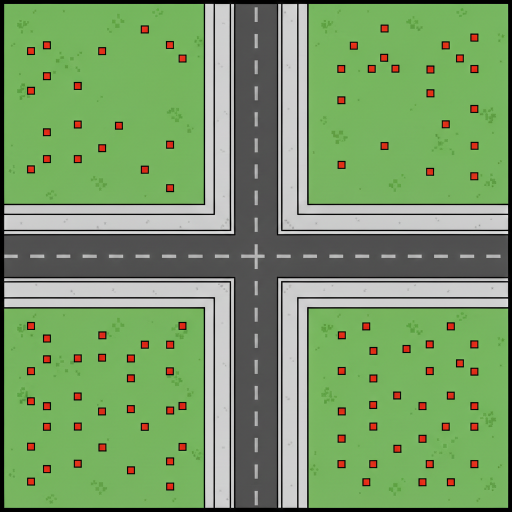
#> input picture src/assets/city_background3.png, 1024 x 1024 px, found by its file name (shown at 1/2 size)
$ python process_and_find.py
#> lines starting #> are read from the running program, lines starting #| are printed output that depends on the picture; after the words box and inside, x2 and y2 are one past the last pixel; in counts of white or black regions, pixels touching at a corner belong together
import json
from PIL import Image
import numpy as np
from scipy.ndimage import label, find_objects

def process():
    # 1. Crop the image to exactly 1008x1008 to remove the black border
    img = Image.open('src/assets/city_background3.png')
#> img is the input picture: PIL image 1024x1024 RGB; mean R, G, B 120.6, 154.6, 104.3
    cropped = img.crop((8, 8, 1016, 1016))
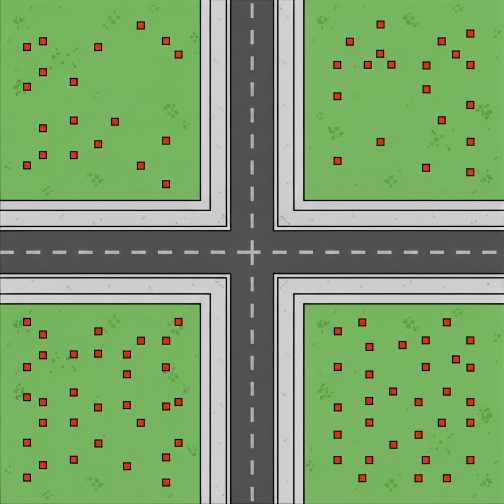
#> cropped: PIL image 1008x1008 RGB (shown at 1/2 size); mean R, G, B 124.4, 159.4, 107.5
    cropped.save('src/assets/city_background3_processed.png')
    print("Cropped image to 1008x1008 and saved as city_background3_processed.png")

    # 2. Find red plots on the processed image
    data = np.array(cropped)
    R, G, B = data[:,:,0], data[:,:,1], data[:,:,2]
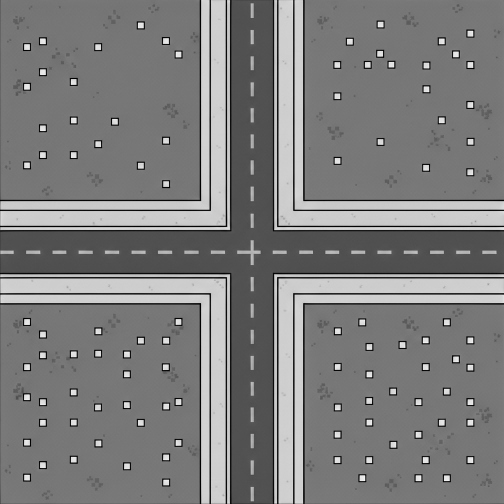
#> R: shape (1008, 1008) (shown at 1/2 size); min 0, max 255, mean 124.4
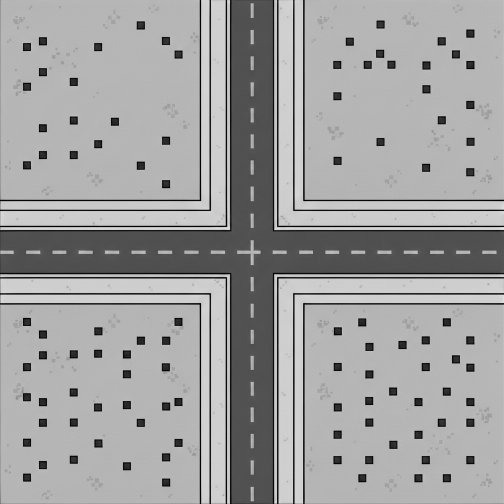
#> G: shape (1008, 1008) (shown at 1/2 size); min 0, max 239, mean 159.4
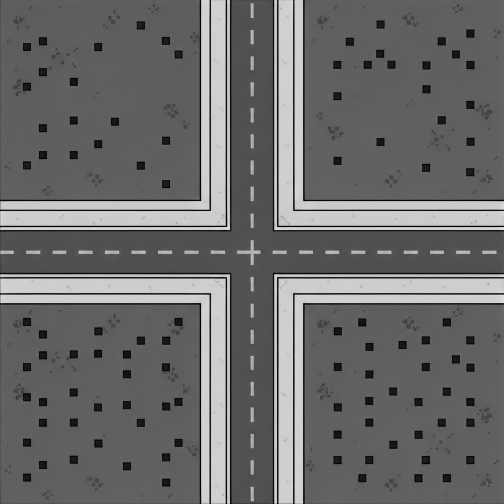
#> B: shape (1008, 1008) (shown at 1/2 size); min 0, max 243, mean 107.5

    # Detect red color
    red_mask = (R > np.maximum(G, B) + 40) & (R > 100)
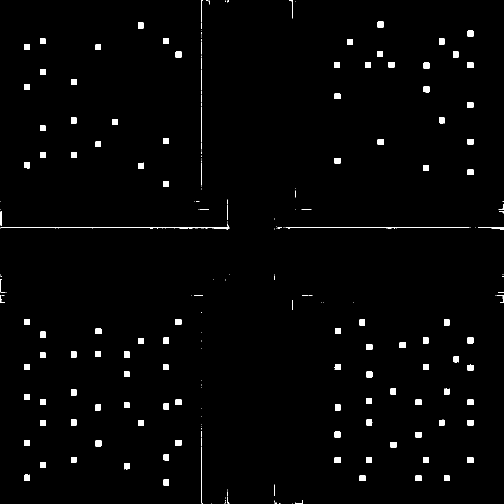
#> red_mask: shape (1008, 1008) bool (shown at 1/2 size); 1.6% white; 233 white regions (110 under 20 px), largest, box (x1, y1, x2, y2) and area: (1, 447, 459, 459) 578, (571, 455, 939, 457) 384, (755, 43, 767, 55) 143

    labels, num = label(red_mask)
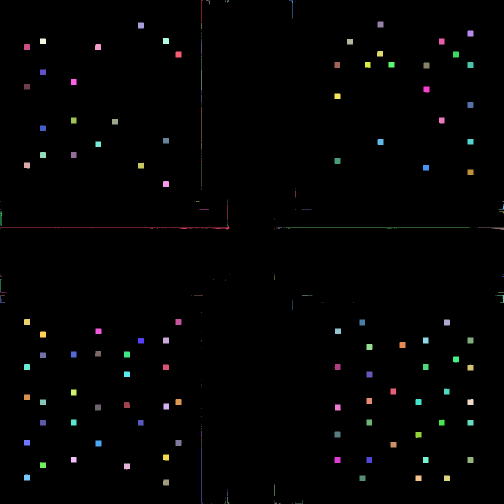
#> labels: shape (1008, 1008) int32 (shown at 1/2 size); 239 distinct labels, from 0 to 238; one colour per label, 0 black
#> num = 238
    objects = find_objects(labels)
#> objects = 238 items

    plots = []
    width = cropped.width
#> width = 1008
    height = cropped.height
#> height = 1008

    for i, slice_tuple in enumerate(objects):
        if slice_tuple is None: continue
        y_slice, x_slice = slice_tuple
        h = y_slice.stop - y_slice.start
        w = x_slice.stop - x_slice.start

        # We loosen the footprint filter to catch smaller red squares (e.g., width down to 8px)
        if 5 < w < 100 and 5 < h < 100:
            cx_px = (x_slice.start + x_slice.stop) / 2.0
            cy_px = (y_slice.start + y_slice.stop) / 2.0

            ratio_x = cx_px / width
            ratio_y = cy_px / height

            # The red squares in this image look like small residential plots
            # Let's map them all to schools/hospitals based on size.
            # If they are very small (e.g. w < 25), maybe they are houses (size 1x1)?
            # Let's see the size distribution first!
            plots.append({
                "ratioX": ratio_x,
                "ratioY": ratio_y,
                "w": w,
                "h": h
            })
#> this loop made 238 passes
#> (h, w, cx_px, cy_px, ratio_x, ratio_y) on passes 6, 9, 10, 13, 18, 19, 20, 22, 24, 25, 26, 27: (35, 8, 582, 18.5, 0.577, 0.0184), (12, 12, 761, 49, 0.755, 0.0486), (12, 12, 282, 51, 0.28, 0.0506), (12, 12, 941, 67, 0.934, 0.0665), (12, 12, 332, 82, 0.329, 0.0813), (11, 12, 86, 82.5, 0.0853, 0.0818), (12, 11, 883.5, 83, 0.876, 0.0823), (11, 12, 700, 83.5, 0.694, 0.0828), (12, 12, 54, 94, 0.0536, 0.0933), (12, 12, 196, 94, 0.194, 0.0933), (11, 12, 760, 107.5, 0.754, 0.107), (12, 12, 357, 109, 0.354, 0.108)
#> (h, w, cx_px) on pass 179: (12, 12, 357)
#> after the loop, plots = 107 items

    print(f"Found {len(plots)} raw plots. Sizes:")
#| Found 107 raw plots. Sizes:
    for p in plots[:10]:
        print(f"  w={p['w']}, h={p['h']} at ({p['ratioX']:.3f}, {p['ratioY']:.3f})")
#> this loop made 10 passes
#> p on passes 1 to 10: {'ratioX': 0.577, 'ratioY': 0.0184, 'w': 8, 'h': 35}, {'ratioX': 0.755, 'ratioY': 0.0486, 'w': 12, 'h': 12}, {'ratioX': 0.28, 'ratioY': 0.0506, 'w': 12, 'h': 12}, {'ratioX': 0.934, 'ratioY': 0.0665, 'w': 12, 'h': 12}, {'ratioX': 0.329, 'ratioY': 0.0813, 'w': 12, 'h': 12}, {'ratioX': 0.0853, 'ratioY': 0.0818, 'w': 12, 'h': 11}, {'ratioX': 0.876, 'ratioY': 0.0823, 'w': 11, 'h': 12}, {'ratioX': 0.694, 'ratioY': 0.0828, 'w': 12, 'h': 11}, {'ratioX': 0.0536, 'ratioY': 0.0933, 'w': 12, 'h': 12}, {'ratioX': 0.194, 'ratioY': 0.0933, 'w': 12, 'h': 12}
#|   w=8, h=35 at (0.577, 0.018)
#|   w=12, h=12 at (0.755, 0.049)
#|   w=12, h=12 at (0.280, 0.051)
#|   w=12, h=12 at (0.934, 0.066)
#|   w=12, h=12 at (0.329, 0.081)
#|   w=12, h=11 at (0.085, 0.082)
#|   w=11, h=12 at (0.876, 0.082)
#|   w=12, h=11 at (0.694, 0.083)
#> (further printed lines are left out)

    # Let's define the zone and size based on the plot dimensions.
    # If the plot is small, say w < 25, let's treat it as a 1x1 or 2x2.
    # Looking at the image, they all look roughly the same size.
    final_plots = []
    for p in plots:
        # Let's classify them.
        # Let's use '1' (hospital, 2x2) and '3' (school, 3x2) based on user's buildings.
        # Actually, let's look at the actual building definitions:
        # '1': Hospital (2x2)
        # '3': School (3x2)
        # Let's default them all to Hospital (2x2) for now, or mix them.
        # Let's assign zone/size:
        zone = 'hospital'
        size = '2x2'

        # If w > 20, maybe it's a school (3x2)
        if p['w'] > 20:
            zone = 'school'
            size = '3x2'

        final_plots.append({
            "ratioX": p['ratioX'],
            "ratioY": p['ratioY'],
            "zone": zone,
            "size": size
        })
#> this loop made 107 passes
#> after the loop, final_plots = 107 items

    with open('src/assets/map_data.json', 'w') as f:
        json.dump(final_plots, f, indent=2)
    print(f"Saved {len(final_plots)} plots to src/assets/map_data.json")
#| Saved 107 plots to src/assets/map_data.json

if __name__ == '__main__':
    process()
